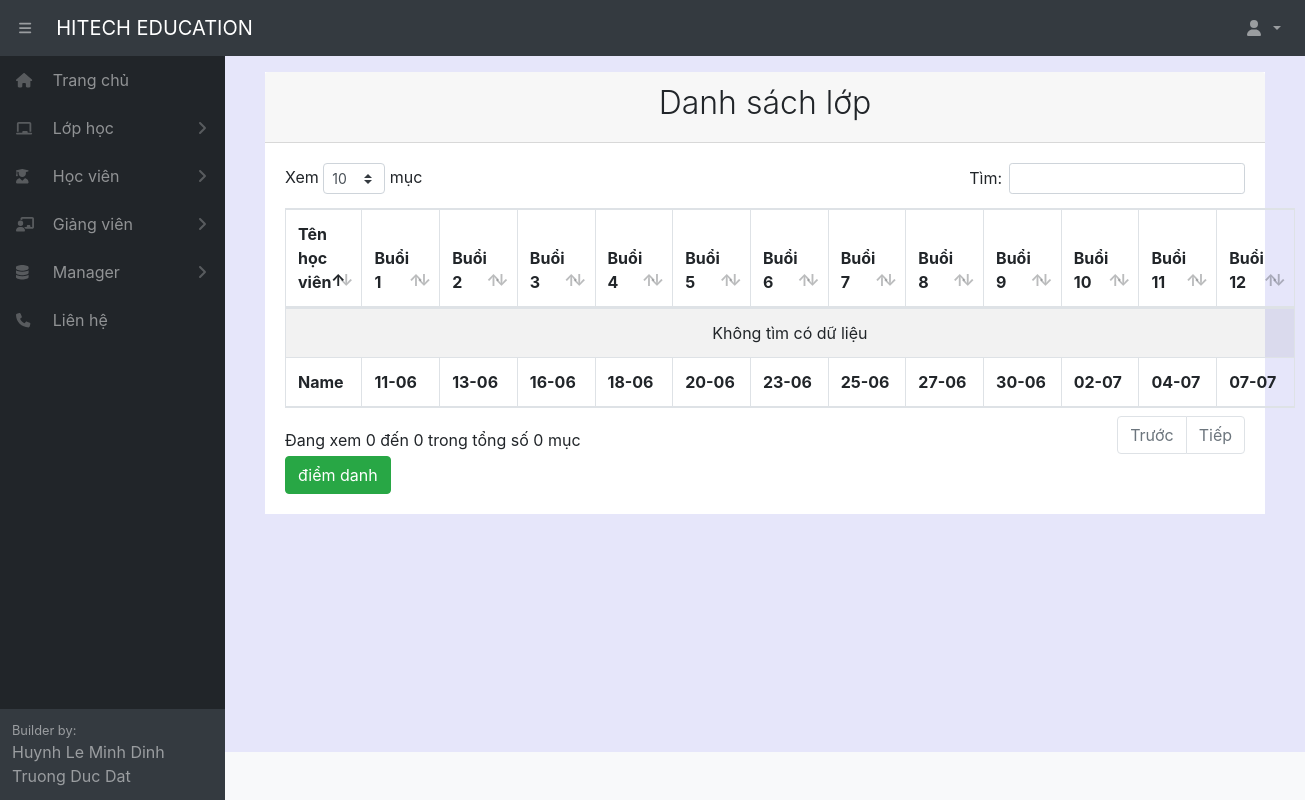
The page /checkinclassstudent/93/ (signed in) on the database its author committed.
### home/models.py (models this page shows, shortened)
class Schedule(models.Model):
    id_classname = models.CharField(max_length=50, blank=True, null=True, verbose_name="ID học viên")
    classname = models.CharField(max_length=50, blank=True, null=True, verbose_name="Tên lớp")
    dayname = models.CharField(max_length=50, blank=True, null=True, verbose_name="Buổi")
    daylearn = models.DateField(verbose_name="Ngày học")
    timelearnstart = models.TimeField(null = True, blank=True,verbose_name="Thời gian học")
    timelearnend = models.TimeField(null = True, blank=True,verbose_name="Thời gian kết thúc")
    note = models.CharField(max_length=300, null = True, blank=True, verbose_name="Ghi chú")
    active = models.BooleanField(default=True, verbose_name="Trạng thái")
    class Meta:
        ordering =["classname"]
        verbose_name_plural = "Lịch học theo lớp"

### home/decorators.py (the view)
        def wrapper_func(request, *args, **kwargs):
            group = None
            if request.user.groups.exists():
                group = request.user.groups.all()[0].name
            if group in allowed_roles:
                return view_func(request, *args, **kwargs)
            else:
                return redirect('errorrole')

### home/views.py (called while the page is built, shortened)
@login_required(login_url='login')
@allowed_users(allowed_roles=['admin','manager','staff'])
def checkinClassStudent(request,pk):
    pk = pk
    classname = Classname.objects.get(pk=pk)
    liststudentinclass = Student.objects.all()
    timeshift = TimeShift.objects.get(pk=classname.timeshift_id)
    print(timeshift.timestart)
    checkinclass = CheckInClass.objects.all()
    schedule = Schedule.objects.all()
    context={'checkinclass':checkinclass,'timeshift':timeshift,'liststudentinclass':liststudentinclass,'pk':pk, 'classname':classname, 'schedule':schedule}
    return render(request,'class/checkinClassStudent.html',context)

### home/templates/class/checkinClassStudent.html (shortened to what this page needs)
{% extends "pages/base.html" %}
{% block content %}
{% load static %}
<div class="card-header">
    <h2 class="text-center font-weight-light">Danh sách lớp</h2>
</div>
<div class="card-body">
    <form action="" method="POST">
        {% csrf_token %}
        <table id="example" class="table table-striped table-bordered" style="width:100%">
            <thead>
                <tr>
                    <th style="width: 15%;">Tên học viên</th>
                    {% for i in schedule %}
                    {% if classname.fullname == i.classname %}
                    <th>{{ i.dayname }}</th>
                    {% endif %}
                    {% endfor %}
                </tr>
            </thead>
            <tbody>
            </tbody>
            <tfoot>
                <tr>
                    <th>Name</th>
                    {% for i in schedule %}
                    {% if classname.fullname == i.classname %}
                    <th>{{ i.daylearn|date:"d-m" }}</th>
                    {% endif %}
                    {% endfor %}
                </tr>
            </tfoot>
        </table>
        <button class="btn btn-success" type="submit">
            điểm danh
        </button>
    </form>
</div>
{% endblock content %}

### rows shown on the page
Schedule: dayname "Buổi 1", daylearn "11-06"
Schedule: dayname "Buổi 2", daylearn "13-06"
Schedule: dayname "Buổi 3", daylearn "16-06"
Schedule: dayname "Buổi 4", daylearn "18-06"
Schedule: dayname "Buổi 5", daylearn "20-06"
Schedule: dayname "Buổi 6", daylearn "23-06"
Schedule: dayname "Buổi 7", daylearn "25-06"
Schedule: dayname "Buổi 8", daylearn "27-06"
Schedule: dayname "Buổi 9", daylearn "30-06"
Schedule: dayname "Buổi 10", daylearn "02-07"
Schedule: dayname "Buổi 11", daylearn "04-07"
Schedule: dayname "Buổi 12", daylearn "07-07"
